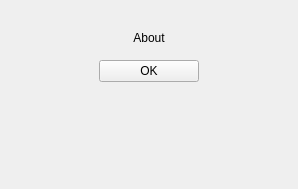
<?xml version="1.0" encoding="UTF-8"?>
<ui version="4.0">
 <class>About</class>
 <widget class="QWidget" name="About">
  <property name="geometry">
   <rect>
    <x>0</x>
    <y>0</y>
    <width>298</width>
    <height>189</height>
   </rect>
  </property>
  <property name="windowTitle">
   <string>About</string>
  </property>
  <layout class="QVBoxLayout" name="verticalLayout">
   <item>
    <widget class="QLabel" name="lblIcon">
     <property name="sizePolicy">
      <sizepolicy hsizetype="Preferred" vsizetype="Fixed">
       <horstretch>0</horstretch>
       <verstretch>0</verstretch>
      </sizepolicy>
     </property>
     <property name="text">
      <string/>
     </property>
     <property name="pixmap">
      <pixmap resource="../resources.qrc">:/images/icon_64.png</pixmap>
     </property>
     <property name="alignment">
      <set>Qt::AlignCenter</set>
     </property>
    </widget>
   </item>
   <item>
    <widget class="QLabel" name="lblAbout">
     <property name="text">
      <string>About</string>
     </property>
     <property name="alignment">
      <set>Qt::AlignCenter</set>
     </property>
     <property name="wordWrap">
      <bool>true</bool>
     </property>
    </widget>
   </item>
   <item>
    <widget class="QWidget" name="widget" native="true">
     <layout class="QHBoxLayout" name="horizontalLayout">
      <item>
       <widget class="QPushButton" name="pbAboutOk">
        <property name="maximumSize">
         <size>
          <width>100</width>
          <height>16777215</height>
         </size>
        </property>
        <property name="text">
         <string>OK</string>
        </property>
       </widget>
      </item>
     </layout>
    </widget>
   </item>
   <item>
    <spacer name="verticalSpacer_2">
     <property name="orientation">
      <enum>Qt::Vertical</enum>
     </property>
     <property name="sizeHint" stdset="0">
      <size>
       <width>20</width>
       <height>40</height>
      </size>
     </property>
    </spacer>
   </item>
  </layout>
 </widget>
 <resources>
  <include location="../resources.qrc"/>
  <include location="../resources.qrc"/>
 </resources>
 <connections/>
</ui>
